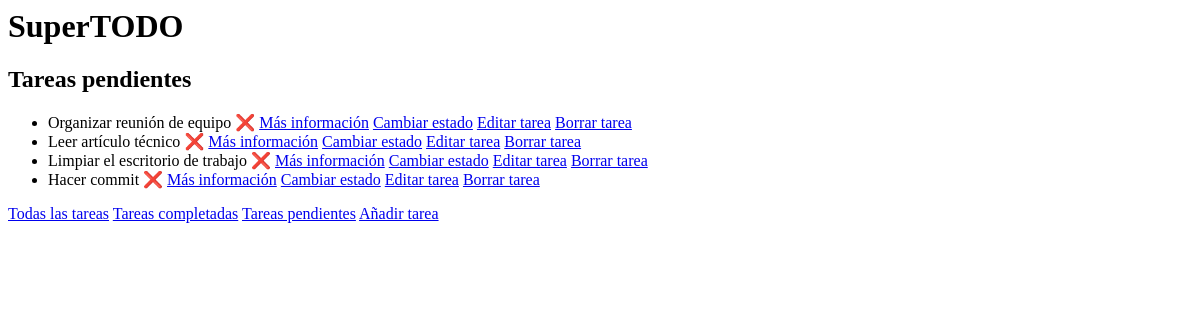
The page /tasks/pending/ on the database as committed earlier.
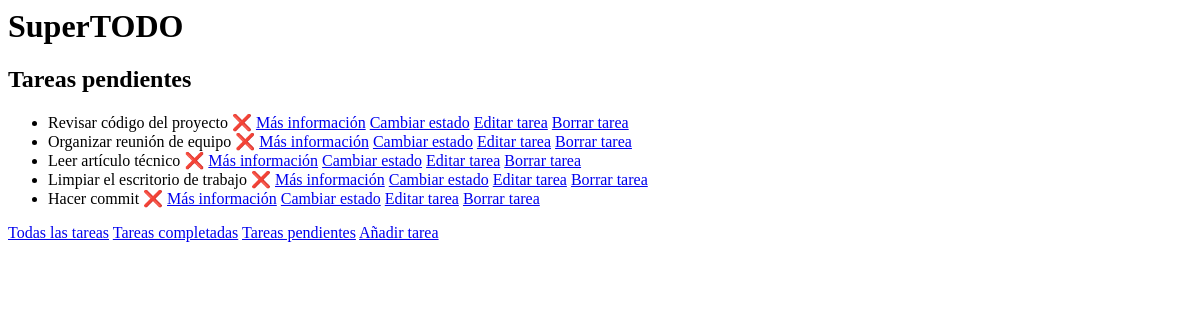
The same page on the database as committed later.
### tasks/models.py (models this page shows)
class Task(models.Model):
    name = models.CharField(max_length=128)
    description = models.TextField(blank=True)
    slug = models.SlugField(unique=True)
    completed = models.BooleanField(default=False)
    created_at = models.DateTimeField(auto_now_add=True)
    updated_at = models.DateTimeField(auto_now=True)

### tasks/views.py (the view)
# urls.py: path('pending/', views.task_list_pending, name='task-list-pending'),
def task_list_pending(request):
    tasks = Task.objects.filter(completed=False)
    return render(request, 'tasks/task/list_pending.html', {'tasks': tasks})

### tasks/templates/tasks/task/list_pending.html
{% block content%}
{% include "header.html" with subtitle="Tareas pendientes" %}
<ul>
  {% for task in tasks %}
  <li>{{task.name}}
    {% if task.completed %} ✅
    {% else %} ❌
    {% endif %}
    <a href="{% url 'tasks:task-detail' task.slug %}"> Más información</a>
    <a href="{% url 'tasks:toggle-task' task.slug %}"> Cambiar estado</a>
    <a href="{% url 'tasks:edit-task' task.slug %}">Editar tarea</a>
    <a href="{% url 'tasks:delete-task' task.slug %}">Borrar tarea</a>
  </li>
    {% empty %}
  <p>Nada que hacer. ¡Enhorabuena!</p>
  {% endfor %}
</ul>
{% include "links.html" %}
{% endblock %}

Rows that differ between the two databases and show on the page:
now on this page (row edited): Task: name "Revisar código del proyecto"
